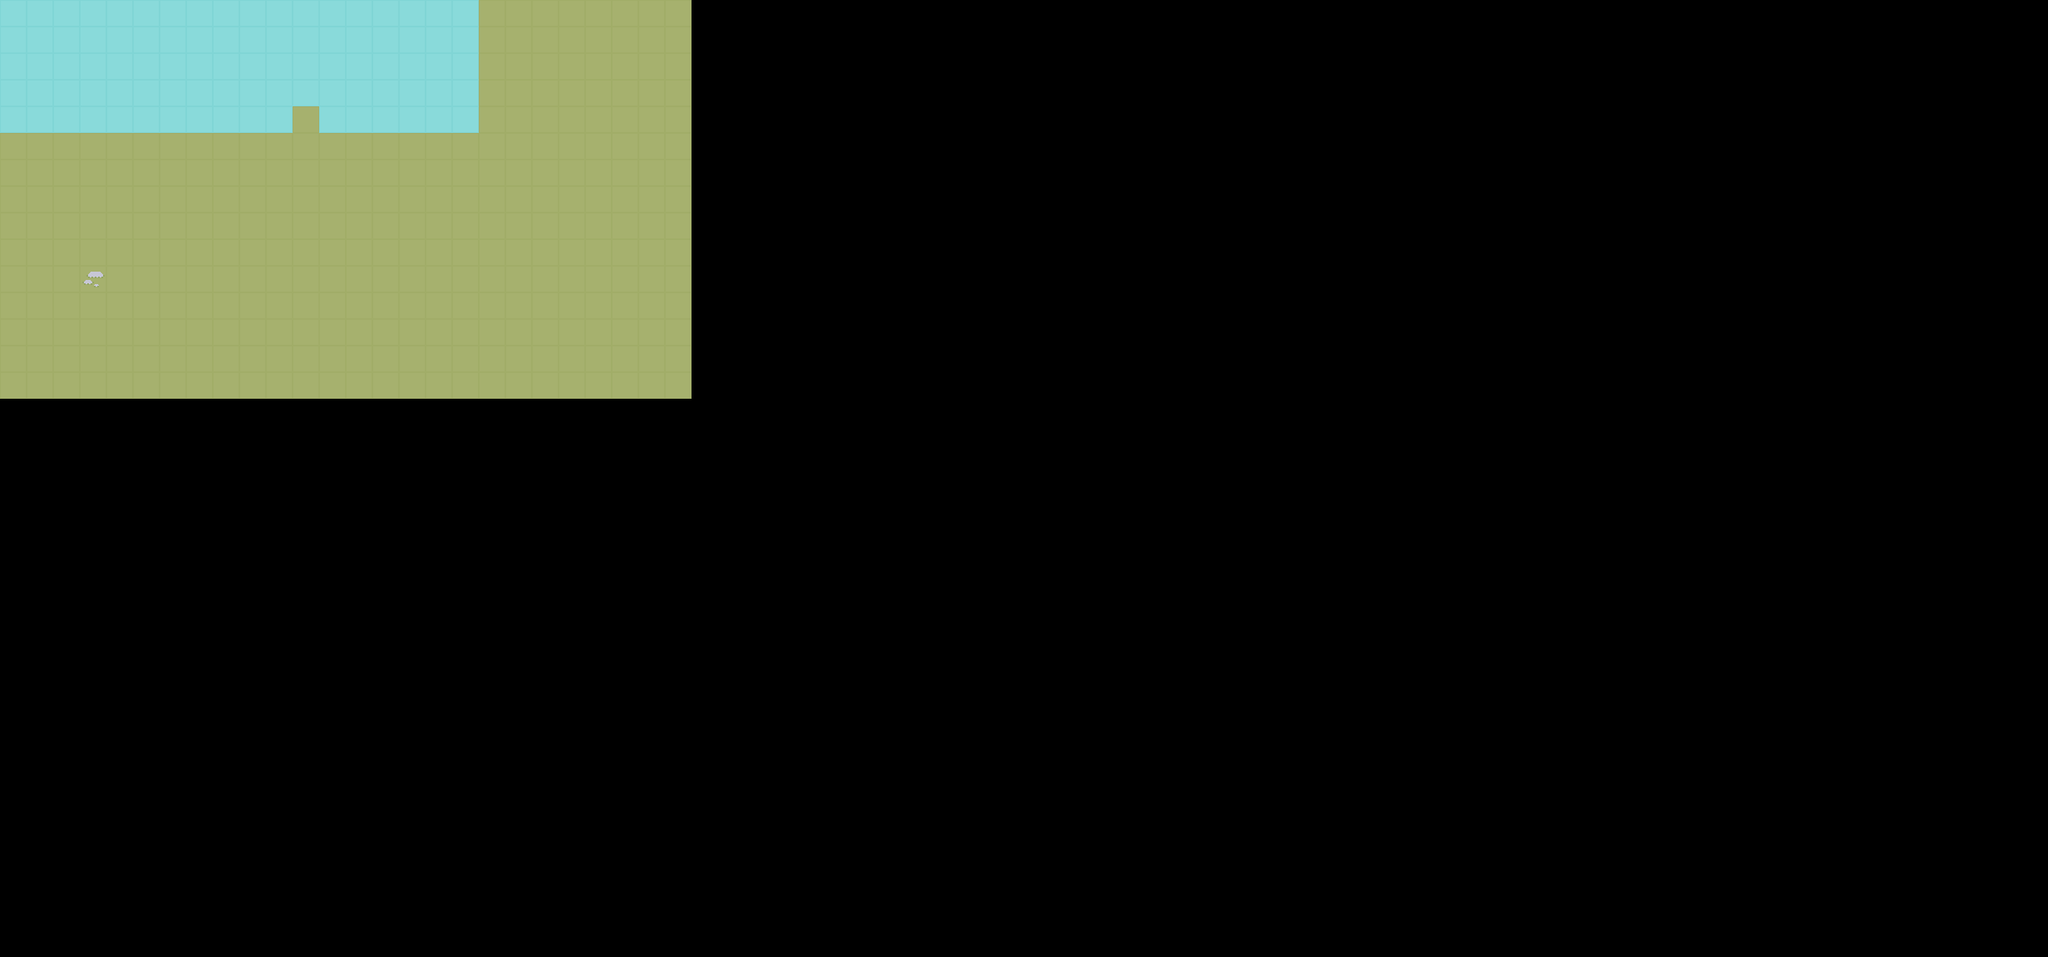

Below is a game level as drawn by its tile map, then a one-line description and the .tmx file that defines it, in full:
An orthogonal 77x36 tile map with 32x32 px tiles, 1 tile layer (Tilemap_2).

<map orientation="orthogonal" renderorder="right-down" width="77" height="36" tilewidth="32" tileheight="32" version="1.0">
	<tileset firstgid="1" name="Tilemap_2" margin="0" spacing="0" tilewidth="32" tileheight="32">
		<image source="Tilemap_2.png" width="352" height="224" />
	</tileset>
	<layer name="Tilemap_2" width="77" height="36">
		<data encoding="csv">65,65,65,65,65,65,65,65,65,65,65,65,65,65,65,65,65,65,45,45,45,45,45,45,45,45,0,0,0,0,0,0,0,0,0,0,0,0,0,0,0,0,0,0,0,0,0,0,0,0,0,0,0,0,0,0,0,0,0,0,0,0,0,0,0,0,0,0,0,0,0,0,0,0,0,0,0,65,65,65,65,65,65,65,65,65,65,65,65,65,65,65,65,65,65,45,45,45,45,45,45,45,45,0,0,0,0,0,0,0,0,0,0,0,0,0,0,0,0,0,0,0,0,0,0,0,0,0,0,0,0,0,0,0,0,0,0,0,0,0,0,0,0,0,0,0,0,0,0,0,0,0,0,0,65,65,65,65,65,65,65,65,65,65,65,65,65,65,65,65,65,65,45,45,45,45,45,45,45,45,0,0,0,0,0,0,0,0,0,0,0,0,0,0,0,0,0,0,0,0,0,0,0,0,0,0,0,0,0,0,0,0,0,0,0,0,0,0,0,0,0,0,0,0,0,0,0,0,0,0,0,65,65,65,65,65,65,65,65,65,65,65,65,65,65,65,65,65,65,45,45,45,45,45,45,45,45,0,0,0,0,0,0,0,0,0,0,0,0,0,0,0,0,0,0,0,0,0,0,0,0,0,0,0,0,0,0,0,0,0,0,0,0,0,0,0,0,0,0,0,0,0,0,0,0,0,0,0,65,65,65,65,65,65,65,65,65,65,65,45,65,65,65,65,65,65,45,45,45,45,45,45,45,45,0,0,0,0,0,0,0,0,0,0,0,0,0,0,0,0,0,0,0,0,0,0,0,0,0,0,0,0,0,0,0,0,0,0,0,0,0,0,0,0,0,0,0,0,0,0,0,0,0,0,0,45,45,45,45,45,45,45,45,45,45,45,45,45,45,45,45,45,45,45,45,45,45,45,45,45,45,0,0,0,0,0,0,0,0,0,0,0,0,0,0,0,0,0,0,0,0,0,0,0,0,0,0,0,0,0,0,0,0,0,0,0,0,0,0,0,0,0,0,0,0,0,0,0,0,0,0,0,45,45,45,45,45,45,45,45,45,45,45,45,45,45,45,45,45,45,45,45,45,45,45,45,45,45,0,0,0,0,0,0,0,0,0,0,0,0,0,0,0,0,0,0,0,0,0,0,0,0,0,0,0,0,0,0,0,0,0,0,0,0,0,0,0,0,0,0,0,0,0,0,0,0,0,0,0,45,45,45,45,45,45,45,45,45,45,45,45,45,45,45,45,45,45,45,45,45,45,45,45,45,45,0,0,0,0,0,0,0,0,0,0,0,0,0,0,0,0,0,0,0,0,0,0,0,0,0,0,0,0,0,0,0,0,0,0,0,0,0,0,0,0,0,0,0,0,0,0,0,0,0,0,0,45,45,45,45,45,45,45,45,45,45,45,45,45,45,45,45,45,45,45,45,45,45,45,45,45,45,0,0,0,0,0,0,0,0,0,0,0,0,0,0,0,0,0,0,0,0,0,0,0,0,0,0,0,0,0,0,0,0,0,0,0,0,0,0,0,0,0,0,0,0,0,0,0,0,0,0,0,45,45,45,45,45,45,45,45,45,45,45,45,45,45,45,45,45,45,45,45,45,45,45,45,45,45,0,0,0,0,0,0,0,0,0,0,0,0,0,0,0,0,0,0,0,0,0,0,0,0,0,0,0,0,0,0,0,0,0,0,0,0,0,0,0,0,0,0,0,0,0,0,0,0,0,0,0,45,45,45,67,45,45,45,45,45,45,45,45,45,45,45,45,45,45,45,45,45,45,45,45,45,45,0,0,0,0,0,0,0,0,0,0,0,0,0,0,0,0,0,0,0,0,0,0,0,0,0,0,0,0,0,0,0,0,0,0,0,0,0,0,0,0,0,0,0,0,0,0,0,0,0,0,0,45,45,45,45,45,45,45,45,45,45,45,45,45,45,45,45,45,45,45,45,45,45,45,45,45,45,0,0,0,0,0,0,0,0,0,0,0,0,0,0,0,0,0,0,0,0,0,0,0,0,0,0,0,0,0,0,0,0,0,0,0,0,0,0,0,0,0,0,0,0,0,0,0,0,0,0,0,45,45,45,45,45,45,45,45,45,45,45,45,45,45,45,45,45,45,45,45,45,45,45,45,45,45,0,0,0,0,0,0,0,0,0,0,0,0,0,0,0,0,0,0,0,0,0,0,0,0,0,0,0,0,0,0,0,0,0,0,0,0,0,0,0,0,0,0,0,0,0,0,0,0,0,0,0,45,45,45,45,45,45,45,45,45,45,45,45,45,45,45,45,45,45,45,45,45,45,45,45,45,45,0,0,0,0,0,0,0,0,0,0,0,0,0,0,0,0,0,0,0,0,0,0,0,0,0,0,0,0,0,0,0,0,0,0,0,0,0,0,0,0,0,0,0,0,0,0,0,0,0,0,0,45,45,45,45,45,45,45,45,45,45,45,45,45,45,45,45,45,45,45,45,45,45,45,45,45,45,0,0,0,0,0,0,0,0,0,0,0,0,0,0,0,0,0,0,0,0,0,0,0,0,0,0,0,0,0,0,0,0,0,0,0,0,0,0,0,0,0,0,0,0,0,0,0,0,0,0,0,0,0,0,0,0,0,0,0,0,0,0,0,0,0,0,0,0,0,0,0,0,0,0,0,0,0,0,0,0,0,0,0,0,0,0,0,0,0,0,0,0,0,0,0,0,0,0,0,0,0,0,0,0,0,0,0,0,0,0,0,0,0,0,0,0,0,0,0,0,0,0,0,0,0,0,0,0,0,0,0,0,0,0,0,0,0,0,0,0,0,0,0,0,0,0,0,0,0,0,0,0,0,0,0,0,0,0,0,0,0,0,0,0,0,0,0,0,0,0,0,0,0,0,0,0,0,0,0,0,0,0,0,0,0,0,0,0,0,0,0,0,0,0,0,0,0,0,0,0,0,0,0,0,0,0,0,0,0,0,0,0,0,0,0,0,0,0,0,0,0,0,0,0,0,0,0,0,0,0,0,0,0,0,0,0,0,0,0,0,0,0,0,0,0,0,0,0,0,0,0,0,0,0,0,0,0,0,0,0,0,0,0,0,0,0,0,0,0,0,0,0,0,0,0,0,0,0,0,0,0,0,0,0,0,0,0,0,0,0,0,0,0,0,0,0,0,0,0,0,0,0,0,0,0,0,0,0,0,0,0,0,0,0,0,0,0,0,0,0,0,0,0,0,0,0,0,0,0,0,0,0,0,0,0,0,0,0,0,0,0,0,0,0,0,0,0,0,0,0,0,0,0,0,0,0,0,0,0,0,0,0,0,0,0,0,0,0,0,0,0,0,0,0,0,0,0,0,0,0,0,0,0,0,0,0,0,0,0,0,0,0,0,0,0,0,0,0,0,0,0,0,0,0,0,0,0,0,0,0,0,0,0,0,0,0,0,0,0,0,0,0,0,0,0,0,0,0,0,0,0,0,0,0,0,0,0,0,0,0,0,0,0,0,0,0,0,0,0,0,0,0,0,0,0,0,0,0,0,0,0,0,0,0,0,0,0,0,0,0,0,0,0,0,0,0,0,0,0,0,0,0,0,0,0,0,0,0,0,0,0,0,0,0,0,0,0,0,0,0,0,0,0,0,0,0,0,0,0,0,0,0,0,0,0,0,0,0,0,0,0,0,0,0,0,0,0,0,0,0,0,0,0,0,0,0,0,0,0,0,0,0,0,0,0,0,0,0,0,0,0,0,0,0,0,0,0,0,0,0,0,0,0,0,0,0,0,0,0,0,0,0,0,0,0,0,0,0,0,0,0,0,0,0,0,0,0,0,0,0,0,0,0,0,0,0,0,0,0,0,0,0,0,0,0,0,0,0,0,0,0,0,0,0,0,0,0,0,0,0,0,0,0,0,0,0,0,0,0,0,0,0,0,0,0,0,0,0,0,0,0,0,0,0,0,0,0,0,0,0,0,0,0,0,0,0,0,0,0,0,0,0,0,0,0,0,0,0,0,0,0,0,0,0,0,0,0,0,0,0,0,0,0,0,0,0,0,0,0,0,0,0,0,0,0,0,0,0,0,0,0,0,0,0,0,0,0,0,0,0,0,0,0,0,0,0,0,0,0,0,0,0,0,0,0,0,0,0,0,0,0,0,0,0,0,0,0,0,0,0,0,0,0,0,0,0,0,0,0,0,0,0,0,0,0,0,0,0,0,0,0,0,0,0,0,0,0,0,0,0,0,0,0,0,0,0,0,0,0,0,0,0,0,0,0,0,0,0,0,0,0,0,0,0,0,0,0,0,0,0,0,0,0,0,0,0,0,0,0,0,0,0,0,0,0,0,0,0,0,0,0,0,0,0,0,0,0,0,0,0,0,0,0,0,0,0,0,0,0,0,0,0,0,0,0,0,0,0,0,0,0,0,0,0,0,0,0,0,0,0,0,0,0,0,0,0,0,0,0,0,0,0,0,0,0,0,0,0,0,0,0,0,0,0,0,0,0,0,0,0,0,0,0,0,0,0,0,0,0,0,0,0,0,0,0,0,0,0,0,0,0,0,0,0,0,0,0,0,0,0,0,0,0,0,0,0,0,0,0,0,0,0,0,0,0,0,0,0,0,0,0,0,0,0,0,0,0,0,0,0,0,0,0,0,0,0,0,0,0,0,0,0,0,0,0,0,0,0,0,0,0,0,0,0,0,0,0,0,0,0,0,0,0,0,0,0,0,0,0,0,0,0,0,0,0,0,0,0,0,0,0,0,0,0,0,0,0,0,0,0,0,0,0,0,0,0,0,0,0,0,0,0,0,0,0,0,0,0,0,0,0,0,0,0,0,0,0,0,0,0,0,0,0,0,0,0,0,0,0,0,0,0,0,0,0,0,0,0,0,0,0,0,0,0,0,0,0,0,0,0,0,0,0,0,0,0,0,0,0,0,0,0,0,0,0,0,0,0,0,0,0,0,0,0,0,0,0,0,0,0,0,0,0,0,0,0,0,0,0,0,0,0,0,0,0,0,0,0,0,0,0,0,0,0,0,0,0,0,0,0,0,0,0,0,0,0,0,0,0,0,0,0,0,0,0,0,0,0,0,0,0,0,0,0,0,0,0,0,0,0,0,0,0,0,0,0,0,0,0,0,0,0,0,0,0,0,0,0,0,0,0,0,0,0,0,0,0,0,0,0,0,0,0,0,0,0,0,0,0,0,0,0,0,0,0,0,0,0,0,0,0,0,0,0,0,0,0,0,0,0,0,0,0,0,0,0,0,0,0,0,0,0,0,0,0,0,0,0,0,0,0,0,0,0,0,0,0,0,0,0,0,0,0,0,0,0,0,0,0,0,0,0,0,0,0,0,0,0,0,0,0,0,0,0,0,0,0,0,0,0,0,0,0,0,0,0,0,0,0,0,0,0,0,0,0,0,0,0,0,0,0,0,0,0,0,0,0,0,0,0,0,0,0,0,0,0,0,0,0,0,0,0,0,0,0,0,0,0,0,0,0,0,0,0,0,0,0,0,0,0,0,0,0,0,0,0,0,0,0,0,0,0,0,0,0,0,0,0,0,0,0,0,0,0,0,0,0,0,0,0,0,0,0,0,0,0,0,0,0,0,0,0,0,0,0,0,0,0,0,0,0,0,0,0,0,0,0,0,0,0,0,0,0,0,0,0,0,0,0,0,0,0,0,0,0,0,0,0,0,0,0,0,0,0,0,0,0,0,0,0,0,0,0,0,0,0,0,0,0,0,0,0,0,0,0,0,0,0,0,0,0,0,0,0,0,0,0,0,0,0,0,0,0,0,0,0,0,0,0,0,0,0,0,0,0,0,0,0,0,0,0,0,0,0,0,0,0,0,0,0,0,0,0,0,0,0,0,0,0,0,0,0,0,0,0,0,0,0,0,0,0,0,0,0,0,0,0,0,0,0,0,0,0,0,0,0,0,0,0,0,0,0,0,0,0,0,0,0,0,0,0,0,0,0,0,0,0,0,0,0,0,0,0,0,0,0,0,0,0,0,0,0,0,0,0,0,0,0,0,0,0,0,0,0,0,0,0,0,0,0,0,0,0,0,0,0,0,0,0,0,0,0,0,0,0,0,0,0,0,0,0,0,0,0,0,0,0,0,0,0,0,0,0,0,0,0,0,0,0,0,0,0,0,0,0,0,0,0,0,0,0,0,0,0,0,0,0,0,0,0,0,0,0,0,0,0,0,0,0,0,0,0,0,0,0,0,0,0,0,0,0,0,0,0,0,0,0,0</data>
	</layer>
</map>
